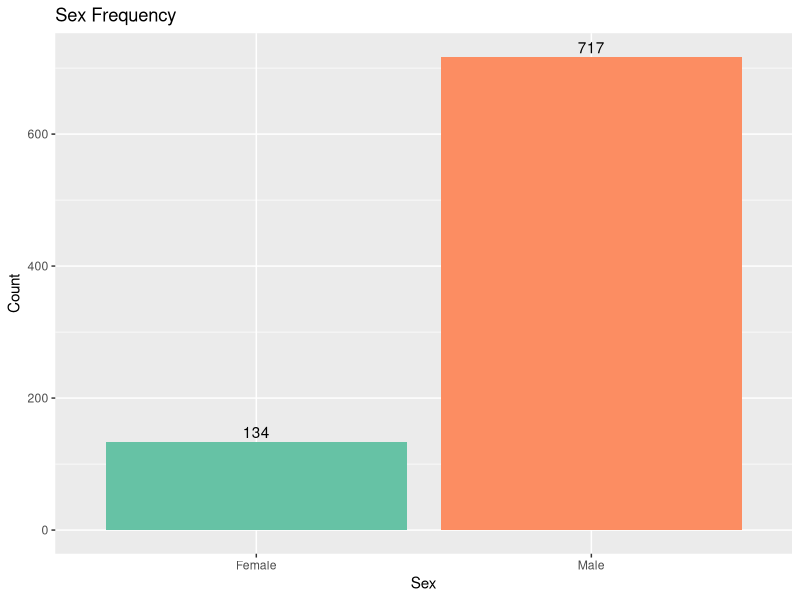
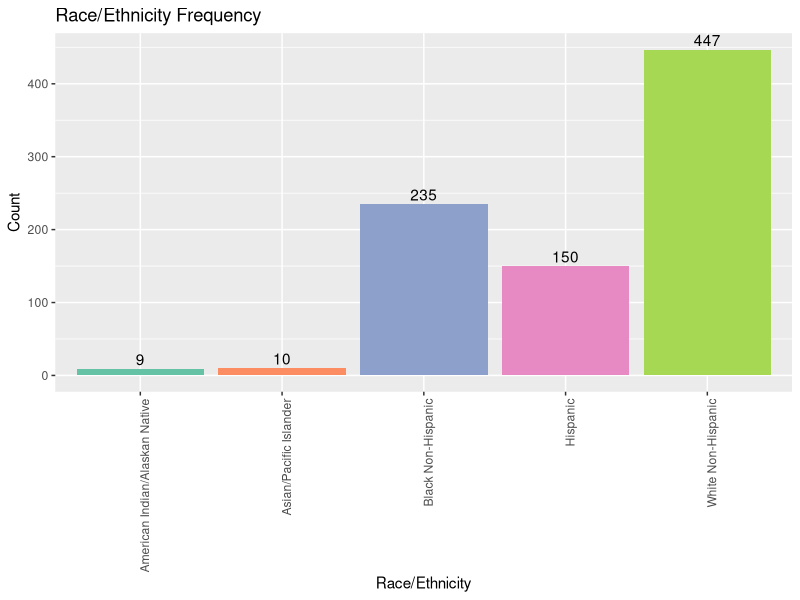
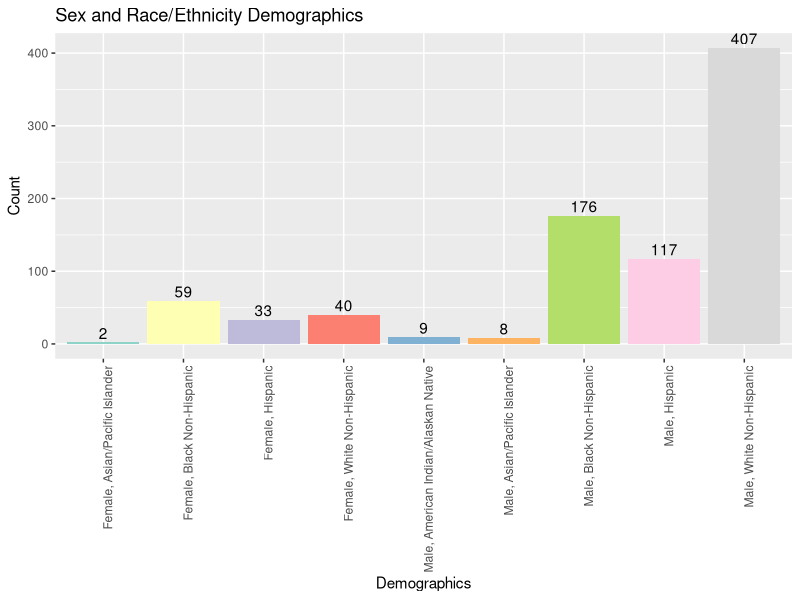
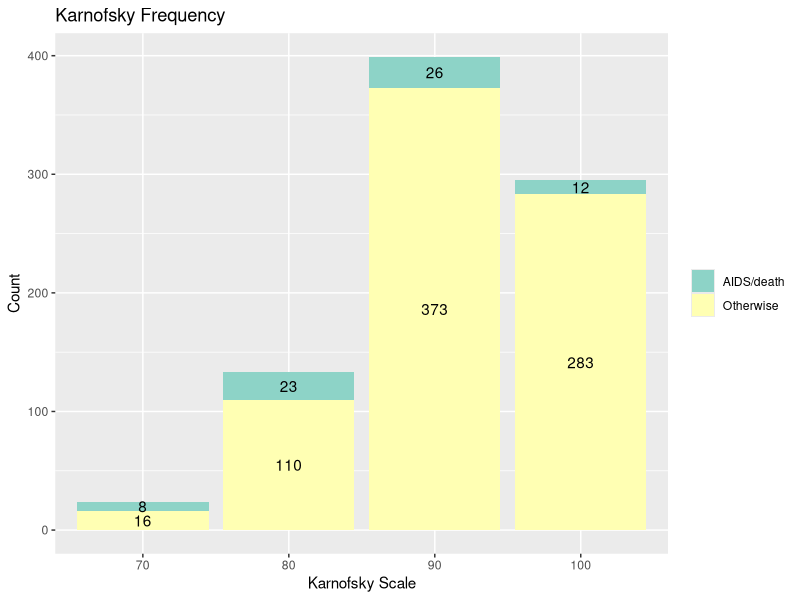
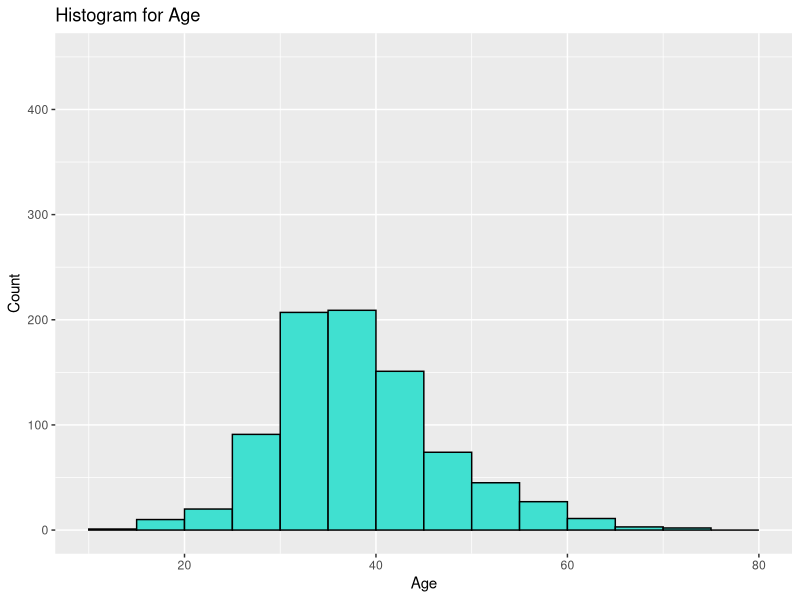
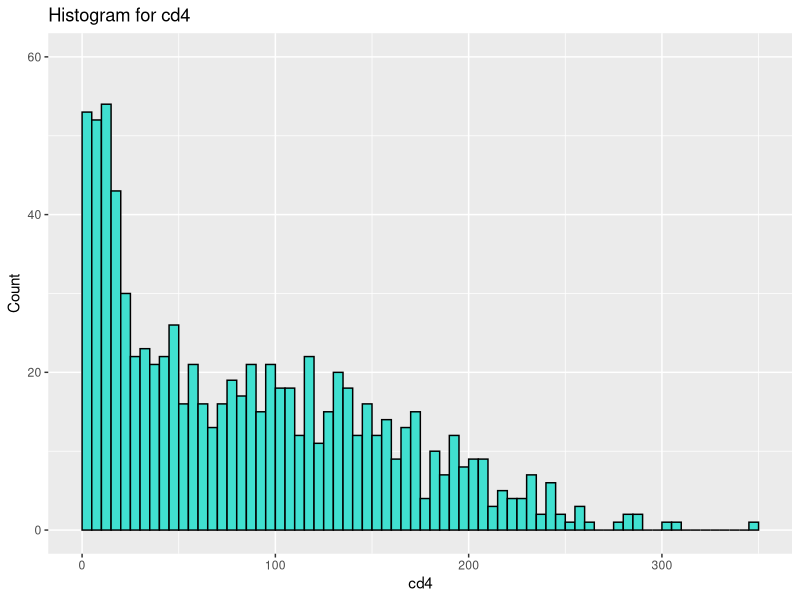
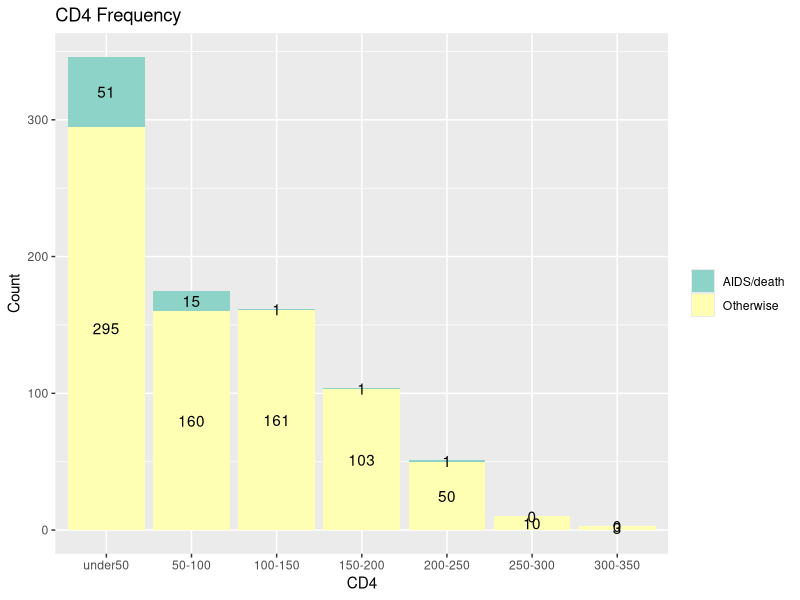
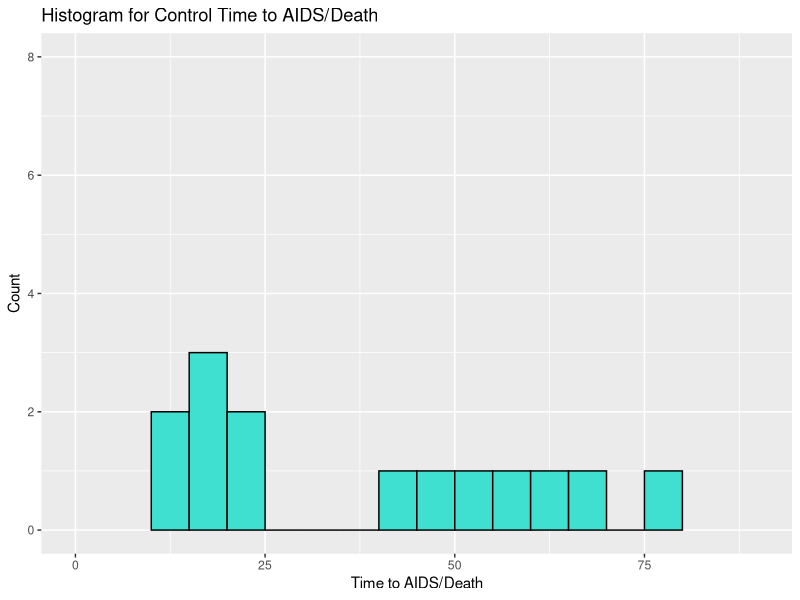

Recreate these plots in R, in order.
## ---- chunk 1
knitr::opts_chunk$set(echo = TRUE)
aids <- read.csv("AIDSdata.csv")
library(tidyverse)
library(ggplot2)
library(plyr)
## ---- chunk 2
#Changing data from numerical to text
aids$censor_text <- NA
aids$censor_d_text <- NA
aids$txgrp_text <- NA
aids$strat2_text <- NA
aids$sex_text <- NA
aids$raceth_text <- NA
aids$ivdrug_text <- NA
aids$hemophil_text <- NA

#Adding a new column in dataframe for combined sex/raceth demographics.

aids$demo <- NA
aids$demo_text <- NA

#Adding a new column to split cd4 into factors
aids <- aids %>% 
  mutate(cd4f = ifelse(cd4 <= 50, "under50", 
                             ifelse(cd4 <=100, "50-100",
                                    ifelse(cd4 <= 150, "100-150",
                                           ifelse(cd4 <=200, "150-200",
                                                 ifelse(cd4 <=250, "200-250",
                                                        ifelse(cd4 <=300, "250-300",
                                                               ifelse(cd4<=350, "300-350", "over350")))))))) %>%
  mutate(cd4f = factor(cd4f,
                       levels = c("under50", "50-100", "100-150","150-200", "200-250","250-300","300-350")))
## ---- chunk 3
for (elt in 1:length(aids$id)) {
  s = toString(aids$sex[elt])
  r = toString(aids$raceth[elt])
  aids$demo[elt] <- as.numeric(paste (s, r, sep=''))
  
  if (aids$censor[elt] == 1) {
    aids$censor_text[elt] <- 'AIDS/death'
  } else {
    aids$censor_text[elt] <- 'Otherwise'
  }
  
  if (aids$censor_d[elt] == 1) {
    aids$censor_d_text[elt] <- 'Death'
  } else {
    aids$censor_d_text[elt] <- 'Otherwise'
  }
  
  if (aids$txgrp[elt] == 1) {
    aids$txgrp_text[elt] <- 'Placebo'
  } else {
    aids$txgrp_text[elt] <- 'IDV'
  }
  
  if (aids$strat2[elt] == 1) {
    aids$strat2_text[elt] <- 'CD4 <= 50'
  } else {
    aids$strat2_text[elt] <- 'CD4 > 50'
  }
  
  if (aids$sex[elt] == 1) {
    aids$sex_text[elt] <- 'Male'
  } else {
    aids$sex_text[elt] <- 'Female'
  }
  
  if (aids$raceth[elt] == 1) {
    aids$raceth_text[elt] <- 'White Non-Hispanic'
  } else if (aids$raceth[elt] == 2) {
    aids$raceth_text[elt] <- 'Black Non-Hispanic'
  } else if (aids$raceth[elt] == 3) {
    aids$raceth_text[elt] <- 'Hispanic'
  } else if (aids$raceth[elt] == 4) {
    aids$raceth_text[elt] <- 'Asian/Pacific Islander'
  } else if (aids$raceth[elt] == 5) {
    aids$raceth_text[elt] <- 'American Indian/Alaskan Native'
  } else if (aids$raceth[elt] == 6) {
    aids$raceth_text[elt] <- 'Other/Unknown'
  }
  
  if (aids$ivdrug[elt] == 1) {
    aids$ivdrug_text[elt] <- 'Never'
  } else if (aids$ivdrug[elt] == 2) {
    aids$ivdrug_text[elt] <- 'Currently'
  } else if (aids$ivdrug[elt] == 3) {
    aids$ivdrug_text[elt] <- 'Previously'
  }
  
  if (aids$hemophil[elt] == 1) {
    aids$hemophil_text[elt] <- 'Yes'
  } else if (aids$hemophil[elt] == 0) {
    aids$hemophil_text[elt] <- 'No'
  }
  
  aids$demo_text[elt] <- (paste (aids$sex_text[elt], aids$raceth_text[elt], sep=', '))
}
## ---- chunk 4
dfTab <- as.data.frame(table(aids$sex_text))
colnames(dfTab)[1] <- "n"
dfTab$lab <- as.character(100 * dfTab$Freq / sum(dfTab$Freq))

ggplot(aids, aes(x=sex_text, fill=sex_text)) + geom_bar( ) +
  scale_fill_brewer(palette = "Set2") + labs(title = 'Sex Frequency', x = "Sex", y = "Count") + theme(legend.position = "none") + geom_text(data=dfTab, aes(n, Freq, label = Freq), vjust=-0.3, inherit.aes = FALSE)

chisq.test(table(aids$sex_text))
## ---- chunk 5
dfTab <- as.data.frame(table(aids$raceth_text))
colnames(dfTab)[1] <- "n"
dfTab$lab <- as.character(100 * dfTab$Freq / sum(dfTab$Freq))

ggplot(aids, aes(x=raceth_text, fill=raceth_text)) + geom_bar( ) +
  scale_fill_brewer(palette = "Set2") + labs(title = 'Race/Ethnicity Frequency', x = "Race/Ethnicity", y = "Count") +  theme(legend.position = "none") + theme(axis.text.x = element_text(angle = 90, hjust = 1)) + geom_text(data=dfTab, aes(n, Freq, label = Freq), vjust=-0.3, inherit.aes = FALSE)

chisq.test(table(aids$raceth_text))
## ---- chunk 6
dfTab <- as.data.frame(table(aids$demo_text))
colnames(dfTab)[1] <- "n"
dfTab$lab <- as.character(100 * dfTab$Freq / sum(dfTab$Freq))

ggplot(aids, aes(x=demo_text, fill=demo_text)) + geom_bar( ) +
  scale_fill_brewer(palette = "Set3") + labs(title = 'Sex and Race/Ethnicity Demographics', x = "Demographics", y = "Count") + theme(axis.text.x = element_text(angle = 90, hjust = 1)) + theme(legend.position = "none") + geom_text(data=dfTab, aes(n, Freq, label = Freq), vjust=-0.3, inherit.aes = FALSE)

chisq.test(table(aids$demo_text))
## ---- chunk 7
dfTab <- as.data.frame(table(aids$karnof, aids$censor_text))
colnames(dfTab)[1] <- "n"
colnames(dfTab)[2] <- "censor_text"
dfTab$lab <- as.character(100 * dfTab$Freq / sum(dfTab$Freq))

ggplot(dfTab, aes(x=n, y=Freq, fill=censor_text)) + geom_bar(stat='identity') +
  scale_fill_brewer(palette = "Set3") + labs(title = 'Karnofsky Frequency', x = "Karnofsky Scale", y = "Count") +  theme(legend.position = "right") +  theme(legend.title=element_blank()) + geom_text(aes(x=dfTab$n, y=dfTab$Freq, label=dfTab$Freq), position = position_stack(vjust = 0.5))

chisq.test(aids$censor_text, aids$karnof)
## ---- chunk 8
ggplot(aids, aes(x=age)) + geom_histogram(breaks=seq(10, 80, by=5), col='black', fill='turquoise') + 
  labs(title="Histogram for Age", x="Age", y="Count") + 
  xlim(c(10,80)) + ylim(c(0,450))
## ---- chunk 9
ggplot(aids, aes(x=cd4)) + geom_histogram(breaks=seq(0, 350, by=5), col='black', fill='turquoise') + 
  labs(title="Histogram for cd4", x="cd4", y="Count") + 
  xlim(c(0,350)) + ylim(c(0,60))
## ---- chunk 10
dfTab <- as.data.frame(table(aids$cd4f, aids$censor_text))
colnames(dfTab)[1] <- "n"
colnames(dfTab)[2] <- "censor_text"
dfTab$lab <- as.character(100 * dfTab$Freq / sum(dfTab$Freq))

ggplot(dfTab, aes(x=n, y=Freq, fill=censor_text)) + geom_bar(stat='identity') +
  scale_fill_brewer(palette = "Set3") + labs(title = 'CD4 Frequency', x = "CD4", y = "Count") +  theme(legend.position = "right") +  theme(legend.title=element_blank()) + geom_text(aes(x=dfTab$n, y=dfTab$Freq, label=dfTab$Freq), position = position_stack(vjust = 0.5))

chisq.test(aids$censor_text, aids$cd4f)
## ---- chunk 11
ggplot(aids %>% filter(txgrp == 1 & censor == 1), aes(x=time)) + geom_histogram(breaks=seq(10, 80, by=5), col='black', fill='turquoise') + 
  labs(title="Histogram for Control Time to AIDS/Death", x="Time to AIDS/Death", y="Count") + 
  xlim(c(0,90)) + ylim(c(0,8))

ggplot(aids %>% filter(txgrp == 2 & censor == 1), aes(x=time)) + geom_histogram(breaks=seq(10, 80, by=5), col='black', fill='turquoise') + 
  labs(title="Histogram for IDV Time to AIDS/Death", x="Time to AIDS/Death", y="Count") + 
  xlim(c(0,90)) + ylim(c(0,8))
## ---- chunk 12
table(aids$txgrp_text, aids$strat2_text)
chisq.test(aids$txgrp_text, aids$strat2_text)
## ---- chunk 13
table(aids$censor_text, aids$strat2_text)
chisq.test(aids$censor_text, aids$strat2_text)
## ---- chunk 14
table(aids$censor_text, aids$txgrp_text)
chisq.test(aids$censor_text, aids$txgrp_text)
## ---- chunk 15
table(aids$censor_d_text, aids$txgrp_text)
chisq.test(aids$censor_d_text, aids$txgrp_text)
## ---- chunk 16
table(aids$censor_text, aids$ivdrug_text)
chisq.test(aids$censor_text, aids$ivdrug_text)
## ---- chunk 17
table(aids$censor_text, aids$hemophil_text)
chisq.test(aids$censor_text, aids$hemophil_text)
